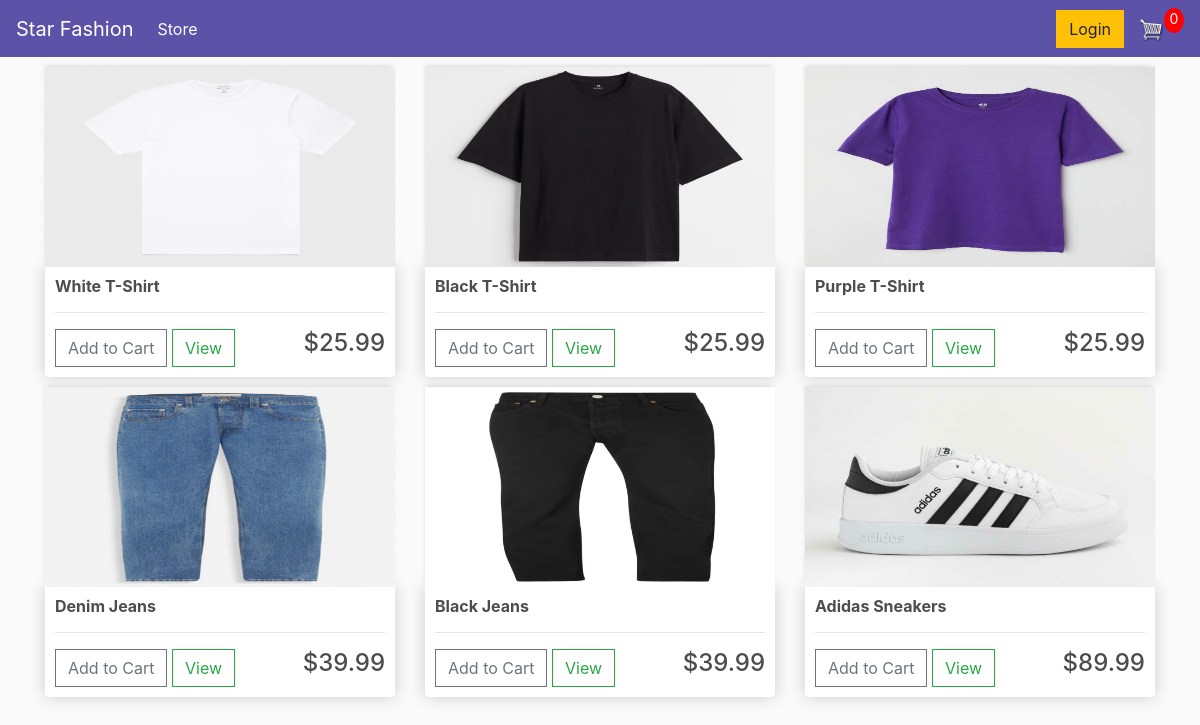
The page / on the database its author committed.
### store/models.py (models this page shows, shortened)
class Product(models.Model):
    name = models.CharField(max_length=200, null=True)
    price = models.DecimalField(max_digits=7, decimal_places=2)
    digital = models.BooleanField(default=False, null=True, blank=False)
    image = models.ImageField(null=True, blank=True)
    @property
    def imageURL(self):
        try:
            url = self.image.url
        except:
            url = ''
        return url

### store/views.py (the view)
# urls.py: path('', include('store.urls'))
def store(request):
    data = cartData(request)
    cartItems = data['cartItems']
    products = Product.objects.all()
    context = {'products': products, 'cartItems': cartItems}
    return render(request, 'store/store.html', context)

### store/utils.py (called while the page is built, shortened)
def cookieCart(request):
    try:
        cart = json.loads(request.COOKIES['cart'])
    except:
        cart = {}
        print('Cart:', cart)
    items = []
    order = {'get_cart_total': 0, "get_cart_items": 0, 'shipping': False}
    cartItems = order['get_cart_items']
    return {'cartItems': cartItems, 'order': order, 'items': items}

def cartData(request):
    if request.user.is_authenticated:
        customer = request.user.customer
        order, created = Order.objects.get_or_create(customer=customer, complete=False)
        items = order.orderitem_set.all()
        cartItems = order.get_cart_items
    else:
        cookieData = cookieCart(request)
        cartItems = cookieData['cartItems']
        order = cookieData['order']
        items = cookieData['items']
    return {'cartItems': cartItems, 'order': order, 'items': items}

### store/templates/store/store.html
{% extends 'store/main.html' %}
{% load static %}
{% block content %}
    <div class="row">
        {% for product in products %}
        <div class="col-lg-4">
            <img class="thumbnail" src="{{product.imageURL}}">
            <div class="box-element product">
                <h6><strong>{{product.name}}</strong></h6>
                <hr>
                <button data-product={{product.id}} data-action="add" class="btn btn-outline-secondary add-btn update-cart">Add to Cart</button>
                <a class="btn btn-outline-success" href="#">View</a>
                <h4 style="display: inline-block; float: right">${{product.price|floatformat:2}}</h4>
            </div>
        </div>
        {% endfor %}
    </div>
{% endblock content %}

### store/templates/store/main.html (shortened to what this page needs)
<!DOCTYPE html>
{% load static %}
<html lang="en">
<head>
    <link rel="stylesheet" href="https://stackpath.bootstrapcdn.com/bootstrap/4.4.1/css/bootstrap.min.css">
    <link rel="stylesheet" type="text/css" href="{% static 'css/main.css' %}">
</head>
<body>
    <nav class="navbar navbar-expand-lg navbar-dark bg-dark">
      <a class="navbar-brand" href="{% url 'store' %}">Star Fashion</a>
      <div class="collapse navbar-collapse" id="navbarSupportedContent">
        <ul class="navbar-nav mr-auto">
          <li class="nav-item active">
            <a class="nav-link" href="{% url 'store' %}">Store <span class="sr-only">(current)</span></a>
          </li>
        </ul>
        <div class="form-inline my-2 my-lg-0">
	     	<a href="#"class="btn btn-warning">Login</a>
	     	<a href="{% url 'cart' %}">
	    		<img  id="cart-icon" src="{% static 'images/cart.png' %}">
	    	</a>
	    	<p id="cart-total">{{cartItems}}</p>
	    </div>
      </div>
</nav>
    <div class="container">
        {% block content %}
        {% endblock content %}
    </div>
</body>
</html>

### static/css/main.css (style rules this page uses)
body { background-color: hsl(0, 0%, 98%); }
h1,h2,h3,h4,h5,h6 { color:hsl(0, 0%, 30%); }
.box-element { box-shadow:hsl(0, 0%, 80%) 0 0 16px; background-color: #fff; border-radius: 4px; padding: 10px; }
.thumbnail { width: 100%; height: 200px; -webkit-box-shadow: -1px -3px 5px -2px rgba(214,214,214,1); -moz-box-shadow: -1px -3px 5px -2px rgba(214,214,214,1); box-shadow: -1px -3px 5px -2px rgba(214,214,214,1); }
.product { border-radius: 0 0 4px 4px; }
.bg-dark { background-color: #5c52a8!important; }
#cart-icon { width:25px; display: inline-block; margin-left: 15px; }
#cart-total { display: block; text-align: center; color:#fff; background-color: red; width: 20px; height: 25px; border-radius: 50%; font-size: 14px; }
.col-lg-4, .col-lg-6, .col-lg-8, .col-lg-12 { margin-top: 10px; }
.btn { border-radius: 0; }

### rows shown on the page
Product: imageURL (picture), name "White T-Shirt", price "25.99"
Product: imageURL (picture), name "Black T-Shirt", price "25.99"
Product: imageURL (picture), name "Purple T-Shirt", price "25.99"
Product: imageURL (picture), name "Denim Jeans", price "39.99"
Product: imageURL (picture), name "Black Jeans", price "39.99"
Product: imageURL (picture), name "Adidas Sneakers", price "89.99"

### other values the page prints
{{ cartItems }} "0"
